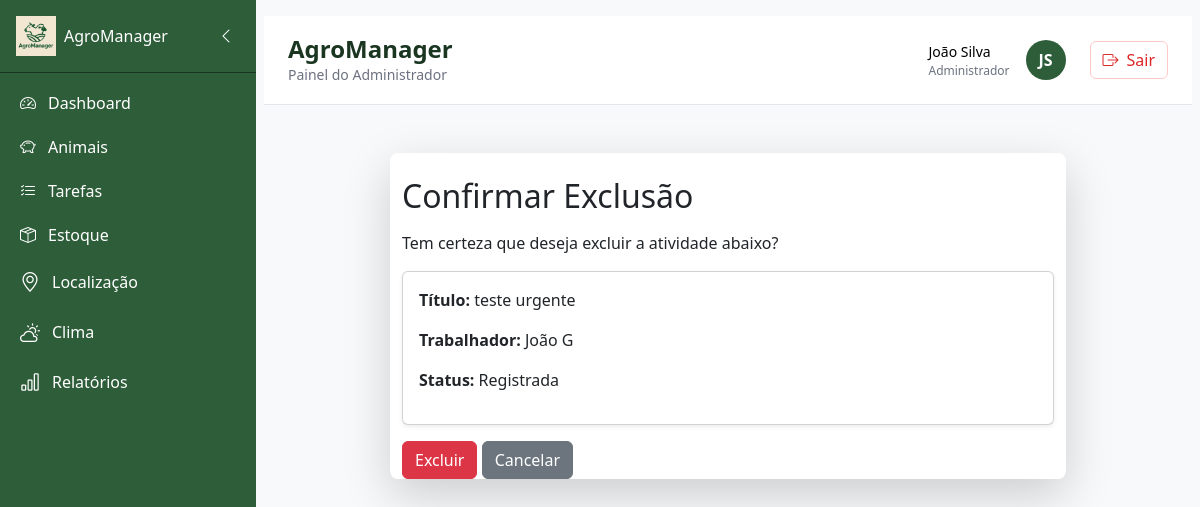
/atividades/admin/excluir/3/, run on an earlier commit of the app's database.
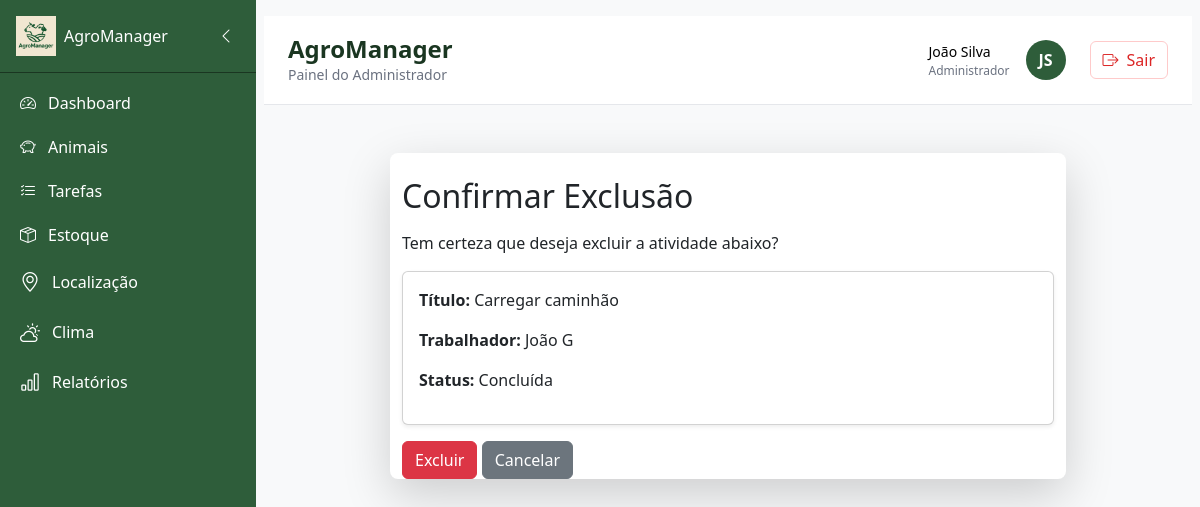
And on a later commit of the database.
### apps/atividades/models.py (models this page shows, shortened)
class Atividade(models.Model):
    PRIORIDADE_CHOICES = [
        ('ALTA', 'Alta'),
        ('MEDIA', 'Média'),
        ('BAIXA', 'Baixa'),
    ]
    STATUS_CHOICES = [
        ('registrada', 'Registrada'),
        ('atribuida', 'Atribuída'),
        ('em_andamento', 'Em Andamento'),
        ('concluida', 'Concluída'),
        ('cancelada', 'Cancelada'),
        ('pendente', 'Pendente'),
        ('com_problemas', 'Com Problemas'),
    ]
    TIPO_ATIVIDADE_CHOICES = [
        ('AGRICOLA', 'Agrícola'),
        ('AGROPECUARIA', 'Agropecuária'),
        ('GERAL', 'Geral'),
    ]
    id_atividade = models.AutoField(primary_key=True)
    titulo = models.CharField(max_length=100)
    descricao = models.TextField(max_length=500, blank=True, null=True)
    tipo_atividade = models.CharField(max_length=12, choices=TIPO_ATIVIDADE_CHOICES, default='GERAL')
    prioridade = models.CharField(max_length=5, choices=PRIORIDADE_CHOICES, default='MEDIA')
    status = models.CharField(max_length=15, choices=STATUS_CHOICES, default='registrada')
    id_trabalhador = models.ForeignKey(User, on_delete=models.SET_NULL, blank=True, null=True, related_name='atividades')
    nome_trabalhador = models.CharField(max_length=100, blank=True, null=True)
    data_criacao = models.DateTimeField(auto_now_add=True)
    data_modificacao = models.DateTimeField(auto_now=True)
    data_exclusao = models.DateTimeField(blank=True, null=True)
    data_limite = models.DateTimeField(blank=True, null=True)
    descricao_problema = models.TextField(max_length=500, blank=True, null=True)
    usuario_responsavel = models.CharField(max_length=20, default='sistema')
    objects = AtividadeManager()
    class Meta:
        db_table = 'atividades'

### apps/atividades/views.py (the view, shortened to what this page needs)
# urls.py: path('admin/excluir/<int:id_atividade>/', views.excluir_atividade_logica, name='excluir_atividade'),
def excluir_atividade_logica(request, id_atividade):
    atividade = get_object_or_404(Atividade, id_atividade=id_atividade)
    if atividade.data_exclusao:
        messages.warning(request, 'Esta atividade já foi excluída.')
        return redirect('listar_atividades')
    return render(request, 'admin_confirmar_exclusao.html', {'atividade': atividade})

### templates/admin_confirmar_exclusao.html (shortened to what this page needs)
{% extends 'base.html' %} {% block content %}
<div class="container mt-5" style="max-width: 700px">
  <div class="card shadow-lg border-0 rounded-3">
    <div class="container mt-4">
      <h2 class="mb-3">Confirmar Exclusão</h2>
      <p>Tem certeza que deseja excluir a atividade abaixo?</p>
      <div class="card p-3 mb-3 shadow-sm">
        <p><strong>Título:</strong> {{ atividade.titulo }}</p>
        <p>
          <strong>Trabalhador:</strong> {{ atividade.nome_trabalhador|default:"(não informado)" }}
        </p>
        <p><strong>Status:</strong> {{ atividade.get_status_display }}</p>
      </div>
      <form method="POST">
        <button type="submit" class="btn btn-danger">Excluir</button>
        <a href="{% url 'listar_atividades_admin' %}" class="btn btn-secondary"
          >Cancelar</a
        >
      </form>
    </div>
  </div>
</div>
{% endblock %}

What changed in the data, as far as the page shows it:
changed Atividade "João G": titulo "teste urgente" → "Carregar caminhão"; status "Registrada" → "Concluída"
